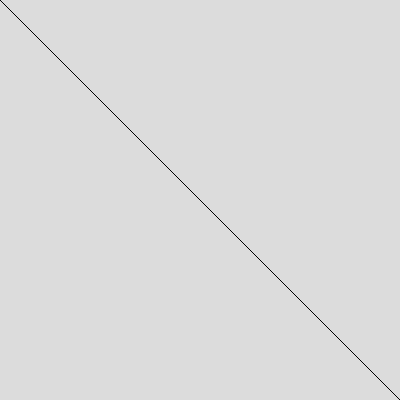
Frame 1 (no input)
Frame 60 (no input): identical to frame 1, image omitted
Frame 120 (the mouse pressed at the canvas centre since frame 60): identical to frame 1, image omitted

The p5.js sketch that drew this single still picture (run headless with seeded random() and noise() and a simulated clock; from frame 60 on, the mouse is pressed at the canvas centre):

// p5.js sketch
// ── sketch.js
function setup() {
  createCanvas(400, 400);
}

function draw() {
  background(220);
  //line(start-X-coord, start-Y-coord,
  //     end-X-coord, end-Y-coord)
  line(0,0,400,400);
}
